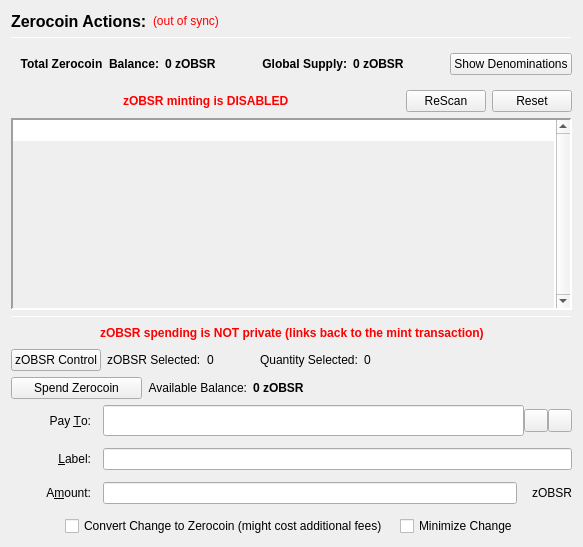
                  <widget class="QFrame" name="verticalFrameLeft">
                   <layout class="QVBoxLayout" name="verticalLayout_2">
                    <item>
                     <layout class="QVBoxLayout" name="verticalLayout_3">
                      <item>
                       <layout class="QHBoxLayout" name="horizontalLayout_3">
                        <item>
                         <widget class="QLabel" name="labelzOBSRActions">
                          <property name="font">
                           <font>
                            <pointsize>12</pointsize>
                            <weight>75</weight>
                            <bold>true</bold>
                           </font>
                          </property>
                          <property name="text">
                           <string>Zerocoin Actions:</string>
                          </property>
                          <property name="alignment">
                           <set>Qt::AlignLeading|Qt::AlignLeft|Qt::AlignVCenter</set>
                          </property>
                         </widget>
                        </item>
                        <item>
                         <widget class="QLabel" name="labelzOBSRSyncStatus">
                          <property name="toolTip">
                           <string>The displayed information may be out of date. Your wallet automatically synchronizes with the OBSR network after a connection is established, but this process has not completed yet.</string>
                          </property>
                          <property name="styleSheet">
                           <string notr="true">QLabel { color: red; }</string>
                          </property>
                          <property name="text">
                           <string notr="true">(out of sync)</string>
                          </property>
                          <property name="alignment">
                           <set>Qt::AlignLeading|Qt::AlignLeft|Qt::AlignVCenter</set>
                          </property>
                         </widget>
                        </item>
                        <item>
                         <spacer name="horizontalSpacer">
                          <property name="orientation">
                           <enum>Qt::Horizontal</enum>
                          </property>
                          <property name="sizeHint" stdset="0">
                           <size>
                            <width>40</width>
                            <height>20</height>
                           </size>
                          </property>
                         </spacer>
                        </item>
                       </layout>
                      </item>
                      <item>
                       <widget class="Line" name="lineUpperLeft">
                        <property name="minimumSize">
                         <size>
                          <width>0</width>
                          <height>1</height>
                         </size>
                        </property>
                        <property name="maximumSize">
                         <size>
                          <width>16777215</width>
                          <height>1</height>
                         </size>
                        </property>
                        <property name="frameShadow">
                         <enum>QFrame::Sunken</enum>
                        </property>
                        <property name="orientation">
                         <enum>Qt::Horizontal</enum>
                        </property>
                       </widget>
                      </item>
                      <item>
                       <widget class="QFrame" name="balanceSupplyFrame">
                        <layout class="QHBoxLayout" name="horizontalLayout_2" stretch="0,0,0,1,0">
                         <property name="rightMargin">
                          <number>0</number>
                         </property>
                         <item>
                          <layout class="QHBoxLayout" name="horizontalLayout_34">
                           <item>
                            <widget class="QLabel" name="labelzAvailableText_3">
                             <property name="font">
                              <font>
                               <weight>75</weight>
                               <bold>true</bold>
                              </font>
                             </property>
                             <property name="toolTip">
                              <string>Total Balance including unconfirmed and immature zOBSR</string>
                             </property>
                             <property name="text">
                              <string>Total Zerocoin  Balance:</string>
                             </property>
                             <property name="alignment">
                              <set>Qt::AlignRight|Qt::AlignTrailing|Qt::AlignVCenter</set>
                             </property>
                            </widget>
                           </item>
                           <item>
                            <widget class="QLabel" name="labelzAvailableAmount_4">
                             <property name="minimumSize">
                              <size>
                               <width>40</width>
                               <height>0</height>
                              </size>
                             </property>
                             <property name="font">
                              <font>
                               <weight>75</weight>
                               <bold>true</bold>
                              </font>
                             </property>
                             <property name="toolTip">
                              <string>Total Balance including unconfirmed and immature zOBSR</string>
                             </property>
                             <property name="text">
                              <string>0 zOBSR</string>
                             </property>
                             <property name="alignment">
                              <set>Qt::AlignLeading|Qt::AlignLeft|Qt::AlignVCenter</set>
                             </property>
                            </widget>
                           </item>
                          </layout>
                         </item>
                         <item>
                          <spacer name="horizontalSpacer_32">
                           <property name="orientation">
                            <enum>Qt::Horizontal</enum>
                           </property>
                           <property name="sizeHint" stdset="0">
                            <size>
                             <width>40</width>
                             <height>20</height>
                            </size>
                           </property>
                          </spacer>
                         </item>
                         <item>
                          <layout class="QHBoxLayout" name="horizontalLayout_35">
                           <item>
                            <widget class="QLabel" name="labelZsupplyText_2">
                             <property name="font">
                              <font>
                               <weight>75</weight>
                               <bold>true</bold>
                              </font>
                             </property>
                             <property name="text">
                              <string>Global Supply:</string>
                             </property>
                             <property name="alignment">
                              <set>Qt::AlignRight|Qt::AlignTrailing|Qt::AlignVCenter</set>
                             </property>
                            </widget>
                           </item>
                           <item>
                            <widget class="QLabel" name="labelZsupplyAmount_2">
                             <property name="font">
                              <font>
                               <weight>75</weight>
                               <bold>true</bold>
                              </font>
                             </property>
                             <property name="text">
                              <string>0 zOBSR</string>
                             </property>
                            </widget>
                           </item>
                          </layout>
                         </item>
                         <item>
                          <spacer name="horizontalSpacer_31">
                           <property name="orientation">
                            <enum>Qt::Horizontal</enum>
                           </property>
                           <property name="sizeHint" stdset="0">
                            <size>
                             <width>40</width>
                             <height>20</height>
                            </size>
                           </property>
                          </spacer>
                         </item>
                         <item>
                          <widget class="QPushButton" name="pushButtonShowDenoms">
                           <property name="toolTip">
                            <string>Show zOBSR denominations list</string>
                           </property>
                           <property name="text">
                            <string>Show Denominations</string>
                           </property>
                          </widget>
                         </item>
                        </layout>
                       </widget>
                      </item>
                      <item>
                       <layout class="QHBoxLayout" name="horizontalLayout_4">
                        <item>
                         <spacer name="horizontalSpacer_2">
                          <property name="orientation">
                           <enum>Qt::Horizontal</enum>
                          </property>
                          <property name="sizeHint" stdset="0">
                           <size>
                            <width>40</width>
                            <height>20</height>
                           </size>
                          </property>
                         </spacer>
                        </item>
                        <item>
                         <widget class="QLabel" name="label">
                          <property name="styleSheet">
                           <string notr="true">color: red;
font-weight: bold;</string>
                          </property>
                          <property name="text">
                           <string>zOBSR minting is DISABLED</string>
                          </property>
                         </widget>
                        </item>
                        <item>
                         <spacer name="horizontalSpacer_3">
                          <property name="orientation">
                           <enum>Qt::Horizontal</enum>
                          </property>
                          <property name="sizeHint" stdset="0">
                           <size>
                            <width>40</width>
                            <height>20</height>
                           </size>
                          </property>
                         </spacer>
                        </item>
                        <item>
                         <widget class="QPushButton" name="pushButtonMintReset">
                          <property name="maximumSize">
                           <size>
                            <width>80</width>
                            <height>16777215</height>
                           </size>
                          </property>
                          <property name="toolTip">
                           <string>Rescan the complete blockchain for  Zerocoin mints and their meta-data.</string>
                          </property>
                          <property name="text">
                           <string>ReScan</string>
                          </property>
                         </widget>
                        </item>
                        <item>
                         <widget class="QPushButton" name="pushButtonSpentReset">
                          <property name="maximumSize">
                           <size>
                            <width>80</width>
                            <height>16777215</height>
                           </size>
                          </property>
                          <property name="toolTip">
                           <string>Reset Zerocoin Wallet DB. Deletes transactions that did not make it into the blockchain.</string>
                          </property>
                          <property name="text">
                           <string>Reset</string>
                          </property>
                         </widget>
                        </item>
                       </layout>
                      </item>
                      <item>
                       <widget class="QPlainTextEdit" name="TEMintStatus">
                        <property name="font">
                         <font>
                          <pointsize>8</pointsize>
                         </font>
                        </property>
                        <property name="toolTip">
                         <string>Status and/or Mesages from the last Mint Action.</string>
                        </property>
                        <property name="frameShape">
                         <enum>QFrame::Panel</enum>
                        </property>
                        <property name="frameShadow">
                         <enum>QFrame::Sunken</enum>
                        </property>
                        <property name="lineWidth">
                         <number>2</number>
                        </property>
                        <property name="midLineWidth">
                         <number>2</number>
                        </property>
                        <property name="verticalScrollBarPolicy">
                         <enum>Qt::ScrollBarAlwaysOn</enum>
                        </property>
                        <property name="horizontalScrollBarPolicy">
                         <enum>Qt::ScrollBarAlwaysOff</enum>
                        </property>
                        <property name="readOnly">
                         <bool>true</bool>
                        </property>
                        <property name="plainText">
                         <string notr="true"/>
                        </property>
                        <property name="backgroundVisible">
                         <bool>true</bool>
                        </property>
                       </widget>
                      </item>
                      <item>
                       <widget class="Line" name="line">
                        <property name="minimumSize">
                         <size>
                          <width>0</width>
                          <height>1</height>
                         </size>
                        </property>
                        <property name="maximumSize">
                         <size>
                          <width>16777215</width>
                          <height>1</height>
                         </size>
                        </property>
                        <property name="orientation">
                         <enum>Qt::Horizontal</enum>
                        </property>
                       </widget>
                      </item>
                      <item>
                       <layout class="QHBoxLayout" name="horizontalLayout_7">
                        <item>
                         <spacer name="horizontalSpacer_18">
                          <property name="orientation">
                           <enum>Qt::Horizontal</enum>
                          </property>
                          <property name="sizeHint" stdset="0">
                           <size>
                            <width>40</width>
                            <height>20</height>
                           </size>
                          </property>
                         </spacer>
                        </item>
                        <item>
                         <widget class="QLabel" name="label_2">
                          <property name="styleSheet">
                           <string notr="true">color: red;
font-weight: bold;</string>
                          </property>
                          <property name="text">
                           <string>zOBSR spending is NOT private (links back to the mint transaction)</string>
                          </property>
                         </widget>
                        </item>
                        <item>
                         <spacer name="horizontalSpacer_30">
                          <property name="orientation">
                           <enum>Qt::Horizontal</enum>
                          </property>
                          <property name="sizeHint" stdset="0">
                           <size>
                            <width>40</width>
                            <height>20</height>
                           </size>
                          </property>
                         </spacer>
                        </item>
                       </layout>
                      </item>
                      <item>
                       <layout class="QHBoxLayout" name="horizontalLayout_24">
                        <property name="leftMargin">
                         <number>0</number>
                        </property>
                        <property name="bottomMargin">
                         <number>0</number>
                        </property>
                        <item>
                         <widget class="QPushButton" name="pushButtonZObsrControl">
                          <property name="text">
                           <string>zOBSR Control</string>
                          </property>
                         </widget>
                        </item>
                        <item>
                         <widget class="QLabel" name="labelzObsrSelected">
                          <property name="text">
                           <string>zOBSR Selected:</string>
                          </property>
                         </widget>
                        </item>
                        <item>
                         <widget class="QLabel" name="labelzObsrSelected_int">
                          <property name="text">
                           <string>0</string>
                          </property>
                         </widget>
                        </item>
                        <item>
                         <spacer name="horizontalSpacer_17">
                          <property name="orientation">
                           <enum>Qt::Horizontal</enum>
                          </property>
                          <property name="sizeType">
                           <enum>QSizePolicy::Fixed</enum>
                          </property>
                          <property name="sizeHint" stdset="0">
                           <size>
                            <width>40</width>
                            <height>20</height>
                           </size>
                          </property>
                         </spacer>
                        </item>
                        <item>
                         <widget class="QLabel" name="labelQuantitySelected">
                          <property name="text">
                           <string>Quantity Selected:</string>
                          </property>
                         </widget>
                        </item>
                        <item>
                         <widget class="QLabel" name="labelQuantitySelected_int">
                          <property name="text">
                           <string>0</string>
                          </property>
                         </widget>
                        </item>
                        <item>
                         <spacer name="horizontalSpacer_19">
                          <property name="orientation">
                           <enum>Qt::Horizontal</enum>
                          </property>
                          <property name="sizeHint" stdset="0">
                           <size>
                            <width>40</width>
                            <height>20</height>
                           </size>
                          </property>
                         </spacer>
                        </item>
                       </layout>
                      </item>
                      <item>
                       <layout class="QHBoxLayout" name="horizontalLayout_6">
                        <item>
                         <widget class="QPushButton" name="pushButtonSpendzOBSR">
                          <property name="minimumSize">
                           <size>
                            <width>131</width>
                            <height>0</height>
                           </size>
                          </property>
                          <property name="toolTip">
                           <string>Spend Zerocoin. Without 'Pay To:' address creates payments to yourself.</string>
                          </property>
                          <property name="text">
                           <string>Spend Zerocoin</string>
                          </property>
                         </widget>
                        </item>
                        <item>
                         <widget class="QLabel" name="labelzOBSRBalanceText">
                          <property name="toolTip">
                           <string>Available (mature and spendable) zOBSR for spending</string>
                          </property>
                          <property name="text">
                           <string>Available Balance:</string>
                          </property>
                          <property name="alignment">
                           <set>Qt::AlignRight|Qt::AlignTrailing|Qt::AlignVCenter</set>
                          </property>
                         </widget>
                        </item>
                        <item>
                         <widget class="QLabel" name="labelzAvailableAmount_2">
                          <property name="font">
                           <font>
                            <weight>75</weight>
                            <bold>true</bold>
                           </font>
                          </property>
                          <property name="toolTip">
                           <string>Available (mature and spendable) zOBSR for spending

zOBSR are mature when they have more than 20 confirmations AND more than 2 mints of the same denomination after them were minted</string>
                          </property>
                          <property name="text">
                           <string>0 zOBSR</string>
                          </property>
                          <property name="alignment">
                           <set>Qt::AlignLeading|Qt::AlignLeft|Qt::AlignVCenter</set>
                          </property>
                         </widget>
                        </item>
                        <item>
                         <spacer name="horizontalSpacer_4">
                          <property name="orientation">
                           <enum>Qt::Horizontal</enum>
                          </property>
                          <property name="sizeHint" stdset="0">
                           <size>
                            <width>40</width>
                            <height>20</height>
                           </size>
                          </property>
                         </spacer>
                        </item>
                       </layout>
                      </item>
                      <item>
                       <layout class="QGridLayout" name="gridLayout_7">
                        <property name="spacing">
                         <number>12</number>
                        </property>
                        <item row="0" column="0">
                         <widget class="QLabel" name="payToLabel">
                          <property name="minimumSize">
                           <size>
                            <width>80</width>
                            <height>0</height>
                           </size>
                          </property>
                          <property name="text">
                           <string>Pay &amp;To:</string>
                          </property>
                          <property name="alignment">
                           <set>Qt::AlignRight|Qt::AlignTrailing|Qt::AlignVCenter</set>
                          </property>
                          <property name="buddy">
                           <cstring>payTo</cstring>
                          </property>
                         </widget>
                        </item>
                        <item row="0" column="1">
                         <layout class="QHBoxLayout" name="payToLayout">
                          <property name="spacing">
                           <number>0</number>
                          </property>
                          <item>
                           <widget class="QValidatedLineEdit" name="payTo">
                            <property name="enabled">
                             <bool>true</bool>
                            </property>
                            <property name="minimumSize">
                             <size>
                              <width>0</width>
                              <height>31</height>
                             </size>
                            </property>
                            <property name="toolTip">
                             <string>The OBSR address to send the payment to. Creates local payment to yourself when empty.</string>
                            </property>
                           </widget>
                          </item>
                          <item>
                           <widget class="QToolButton" name="addressBookButton">
                            <property name="toolTip">
                             <string>Choose previously used address</string>
                            </property>
                            <property name="text">
                             <string/>
                            </property>
                            <property name="icon">
                             <iconset resource="../obsr.qrc">
                              <normaloff>:/icons/address-book</normaloff>:/icons/address-book</iconset>
                            </property>
                            <property name="shortcut">
                             <string>Alt+A</string>
                            </property>
                           </widget>
                          </item>
                          <item>
                           <widget class="QToolButton" name="pasteButton">
                            <property name="toolTip">
                             <string>Paste address from clipboard</string>
                            </property>
                            <property name="text">
                             <string/>
                            </property>
                            <property name="icon">
                             <iconset resource="../obsr.qrc">
                              <normaloff>:/icons/editpaste</normaloff>:/icons/editpaste</iconset>
                            </property>
                            <property name="shortcut">
                             <string>Alt+P</string>
                            </property>
                           </widget>
                          </item>
                         </layout>
                        </item>
                        <item row="1" column="0">
                         <widget class="QLabel" name="labelLabel">
                          <property name="minimumSize">
                           <size>
                            <width>80</width>
                            <height>0</height>
                           </size>
                          </property>
                          <property name="text">
                           <string>&amp;Label:</string>
                          </property>
                          <property name="alignment">
                           <set>Qt::AlignRight|Qt::AlignTrailing|Qt::AlignVCenter</set>
                          </property>
                          <property name="buddy">
                           <cstring>addAsLabel</cstring>
                          </property>
                         </widget>
                        </item>
                        <item row="1" column="1">
                         <widget class="QLineEdit" name="addAsLabel">
                          <property name="toolTip">
                           <string>Enter a label for this address to add it to the list of used addresses</string>
                          </property>
                         </widget>
                        </item>
                        <item row="2" column="0">
                         <widget class="QLabel" name="amountLabel">
                          <property name="minimumSize">
                           <size>
                            <width>80</width>
                            <height>0</height>
                           </size>
                          </property>
                          <property name="text">
                           <string>A&amp;mount:</string>
                          </property>
                          <property name="alignment">
                           <set>Qt::AlignRight|Qt::AlignTrailing|Qt::AlignVCenter</set>
                          </property>
                          <property name="buddy">
                           <cstring>zOBSRpayAmount</cstring>
                          </property>
                         </widget>
                        </item>
                        <item row="2" column="1">
                         <layout class="QHBoxLayout" name="horizontalLayout_9">
                          <property name="spacing">
                           <number>0</number>
                          </property>
                          <item>
                           <widget class="QLineEdit" name="zOBSRpayAmount"/>
                          </item>
                          <item>
                           <widget class="QLabel" name="labelzOBSR">
                            <property name="minimumSize">
                             <size>
                              <width>55</width>
                              <height>0</height>
                             </size>
                            </property>
                            <property name="text">
                             <string>zOBSR</string>
                            </property>
                            <property name="alignment">
                             <set>Qt::AlignRight|Qt::AlignTrailing|Qt::AlignVCenter</set>
                            </property>
                           </widget>
                          </item>
                         </layout>
                        </item>
                        <item row="3" column="0" colspan="2">
                         <layout class="QHBoxLayout" name="horizontalLayout_10">
                          <item>
                           <spacer name="horizontalSpacer_5">
                            <property name="orientation">
                             <enum>Qt::Horizontal</enum>
                            </property>
                            <property name="sizeHint" stdset="0">
                             <size>
                              <width>40</width>
                              <height>20</height>
                             </size>
                            </property>
                           </spacer>
                          </item>
                          <item>
                           <widget class="QCheckBox" name="checkBoxMintChange">
                            <property name="sizePolicy">
                             <sizepolicy hsizetype="MinimumExpanding" vsizetype="Fixed">
                              <horstretch>0</horstretch>
                              <verstretch>0</verstretch>
                             </sizepolicy>
                            </property>
                            <property name="layoutDirection">
                             <enum>Qt::LeftToRight</enum>
                            </property>
                            <property name="text">
                             <string>Convert Change to Zerocoin (might cost additional fees)</string>
                            </property>
                           </widget>
                          </item>
                          <item>
                           <widget class="QCheckBox" name="checkBoxMinimizeChange">
                            <property name="toolTip">
                             <string>If checked, the wallet tries to minimize the returning change instead of minimizing the number of spent denominations.</string>
                            </property>
                            <property name="text">
                             <string>Minimize Change</string>
                            </property>
                           </widget>
                          </item>
                          <item>
                           <spacer name="horizontalSpacer_6">
                            <property name="orientation">
                             <enum>Qt::Horizontal</enum>
                            </property>
                            <property name="sizeHint" stdset="0">
                             <size>
                              <width>40</width>
                              <height>20</height>
                             </size>
                            </property>
                           </spacer>
                          </item>
                         </layout>
                        </item>
                       </layout>
                      </item>
                     </layout>
                    </item>
                   </layout>
                  </widget>
